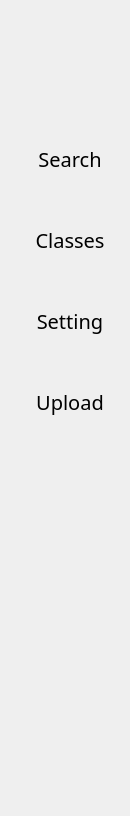
    <widget class="QWidget" name="widget_3" native="true">
     <property name="enabled">
      <bool>true</bool>
     </property>
     <property name="maximumSize">
      <size>
       <width>130</width>
       <height>820</height>
      </size>
     </property>
     <property name="styleSheet">
      <string notr="true">QWidget {
    background-color: &quot;#FFFFFF&quot;;
}

QPushButton {
    color: black;
    height: 35px;
    border: none;
    padding-left:10px;
	border-top-left-radius:10px;
	border-bottom-left-radius:10px;
}


QPushButton:checked{
background-color:&quot;#F5FAFE&quot;;
color:&quot;#1F95EF&quot;;
font-weight:bold;

}

</string>
     </property>
     <layout class="QGridLayout" name="gridLayout_2">
      <item row="0" column="0">
       <layout class="QHBoxLayout" name="horizontalLayout_3">
        <item>
         <spacer name="horizontalSpacer_5">
          <property name="orientation">
           <enum>Qt::Orientation::Horizontal</enum>
          </property>
          <property name="sizeHint" stdset="0">
           <size>
            <width>28</width>
            <height>20</height>
           </size>
          </property>
         </spacer>
        </item>
        <item>
         <widget class="QPushButton" name="pushButton_9">
          <property name="enabled">
           <bool>true</bool>
          </property>
          <property name="minimumSize">
           <size>
            <width>25</width>
            <height>25</height>
           </size>
          </property>
          <property name="maximumSize">
           <size>
            <width>30</width>
            <height>28</height>
           </size>
          </property>
          <property name="text">
           <string/>
          </property>
          <property name="icon">
           <iconset>
            <normaloff>../../../../Users/foral/Desktop/QTUI/back.png</normaloff>../../../../Users/foral/Desktop/QTUI/back.png</iconset>
          </property>
          <property name="iconSize">
           <size>
            <width>20</width>
            <height>20</height>
           </size>
          </property>
          <property name="checkable">
           <bool>true</bool>
          </property>
         </widget>
        </item>
        <item>
         <spacer name="horizontalSpacer_6">
          <property name="orientation">
           <enum>Qt::Orientation::Horizontal</enum>
          </property>
          <property name="sizeHint" stdset="0">
           <size>
            <width>28</width>
            <height>20</height>
           </size>
          </property>
         </spacer>
        </item>
       </layout>
      </item>
      <item row="1" column="0">
       <widget class="QPushButton" name="pushButton">
        <property name="minimumSize">
         <size>
          <width>0</width>
          <height>70</height>
         </size>
        </property>
        <property name="maximumSize">
         <size>
          <width>120</width>
          <height>70</height>
         </size>
        </property>
        <property name="text">
         <string/>
        </property>
        <property name="icon">
         <iconset>
          <normaloff>Images/Logo.png</normaloff>Images/Logo.png</iconset>
        </property>
        <property name="iconSize">
         <size>
          <width>80</width>
          <height>70</height>
         </size>
        </property>
       </widget>
      </item>
      <item row="2" column="0">
       <layout class="QVBoxLayout" name="verticalLayout_2">
        <item>
         <spacer name="verticalSpacer_6">
          <property name="orientation">
           <enum>Qt::Orientation::Vertical</enum>
          </property>
          <property name="sizeHint" stdset="0">
           <size>
            <width>20</width>
            <height>20</height>
           </size>
          </property>
         </spacer>
        </item>
        <item>
         <widget class="QPushButton" name="search_2">
          <property name="font">
           <font>
            <family>Myanmar Khyay</family>
            <pointsize>15</pointsize>
           </font>
          </property>
          <property name="text">
           <string>Search</string>
          </property>
          <property name="icon">
           <iconset>
            <normaloff>Images/search-interface-symbol.png</normaloff>Images/search-interface-symbol.png</iconset>
          </property>
          <property name="iconSize">
           <size>
            <width>25</width>
            <height>25</height>
           </size>
          </property>
          <property name="checkable">
           <bool>true</bool>
          </property>
          <property name="autoExclusive">
           <bool>true</bool>
          </property>
         </widget>
        </item>
        <item>
         <spacer name="verticalSpacer_7">
          <property name="orientation">
           <enum>Qt::Orientation::Vertical</enum>
          </property>
          <property name="sizeHint" stdset="0">
           <size>
            <width>20</width>
            <height>40</height>
           </size>
          </property>
         </spacer>
        </item>
        <item>
         <widget class="QPushButton" name="classes_2">
          <property name="font">
           <font>
            <family>Myanmar Khyay</family>
            <pointsize>15</pointsize>
           </font>
          </property>
          <property name="text">
           <string>Classes</string>
          </property>
          <property name="icon">
           <iconset>
            <normaloff>Images/student_17584468.png</normaloff>Images/student_17584468.png</iconset>
          </property>
          <property name="iconSize">
           <size>
            <width>25</width>
            <height>25</height>
           </size>
          </property>
          <property name="checkable">
           <bool>true</bool>
          </property>
          <property name="autoExclusive">
           <bool>true</bool>
          </property>
         </widget>
        </item>
        <item>
         <spacer name="verticalSpacer_8">
          <property name="orientation">
           <enum>Qt::Orientation::Vertical</enum>
          </property>
          <property name="sizeHint" stdset="0">
           <size>
            <width>20</width>
            <height>40</height>
           </size>
          </property>
         </spacer>
        </item>
        <item>
         <widget class="QPushButton" name="setting_2">
          <property name="font">
           <font>
            <family>Myanmar Khyay</family>
            <pointsize>15</pointsize>
           </font>
          </property>
          <property name="text">
           <string>Setting</string>
          </property>
          <property name="icon">
           <iconset>
            <normaloff>Images/settings.png</normaloff>Images/settings.png</iconset>
          </property>
          <property name="iconSize">
           <size>
            <width>25</width>
            <height>25</height>
           </size>
          </property>
          <property name="checkable">
           <bool>true</bool>
          </property>
          <property name="autoExclusive">
           <bool>true</bool>
          </property>
         </widget>
        </item>
        <item>
         <spacer name="verticalSpacer_11">
          <property name="orientation">
           <enum>Qt::Orientation::Vertical</enum>
          </property>
          <property name="sizeHint" stdset="0">
           <size>
            <width>20</width>
            <height>40</height>
           </size>
          </property>
         </spacer>
        </item>
        <item>
         <widget class="QPushButton" name="_3">
          <property name="font">
           <font>
            <family>Myanmar Khyay</family>
            <pointsize>15</pointsize>
           </font>
          </property>
          <property name="text">
           <string>Upload</string>
          </property>
          <property name="icon">
           <iconset>
            <normaloff>Images/upload.png</normaloff>Images/upload.png</iconset>
          </property>
          <property name="iconSize">
           <size>
            <width>25</width>
            <height>25</height>
           </size>
          </property>
          <property name="checkable">
           <bool>true</bool>
          </property>
          <property name="autoExclusive">
           <bool>true</bool>
          </property>
         </widget>
        </item>
       </layout>
      </item>
      <item row="3" column="0">
       <spacer name="verticalSpacer_2">
        <property name="orientation">
         <enum>Qt::Orientation::Vertical</enum>
        </property>
        <property name="sizeHint" stdset="0">
         <size>
          <width>28</width>
          <height>350</height>
         </size>
        </property>
       </spacer>
      </item>
      <item row="4" column="0">
       <layout class="QHBoxLayout" name="horizontalLayout_4">
        <item>
         <spacer name="horizontalSpacer_7">
          <property name="orientation">
           <enum>Qt::Orientation::Horizontal</enum>
          </property>
          <property name="sizeHint" stdset="0">
           <size>
            <width>18</width>
            <height>20</height>
           </size>
          </property>
         </spacer>
        </item>
        <item>
         <widget class="QLabel" name="label_5">
          <property name="minimumSize">
           <size>
            <width>20</width>
            <height>20</height>
           </size>
          </property>
          <property name="maximumSize">
           <size>
            <width>20</width>
            <height>20</height>
           </size>
          </property>
          <property name="text">
           <string/>
          </property>
          <property name="pixmap">
           <pixmap>../../../../Users/foral/Desktop/QTUI/Images/Group 91.png</pixmap>
          </property>
          <property name="scaledContents">
           <bool>true</bool>
          </property>
         </widget>
        </item>
        <item>
         <spacer name="horizontalSpacer_8">
          <property name="orientation">
           <enum>Qt::Orientation::Horizontal</enum>
          </property>
          <property name="sizeHint" stdset="0">
           <size>
            <width>18</width>
            <height>20</height>
           </size>
          </property>
         </spacer>
        </item>
       </layout>
      </item>
      <item row="5" column="0">
       <spacer name="verticalSpacer_10">
        <property name="orientation">
         <enum>Qt::Orientation::Vertical</enum>
        </property>
        <property name="sizeHint" stdset="0">
         <size>
          <width>15</width>
          <height>10</height>
         </size>
        </property>
       </spacer>
      </item>
     </layout>
    </widget>
